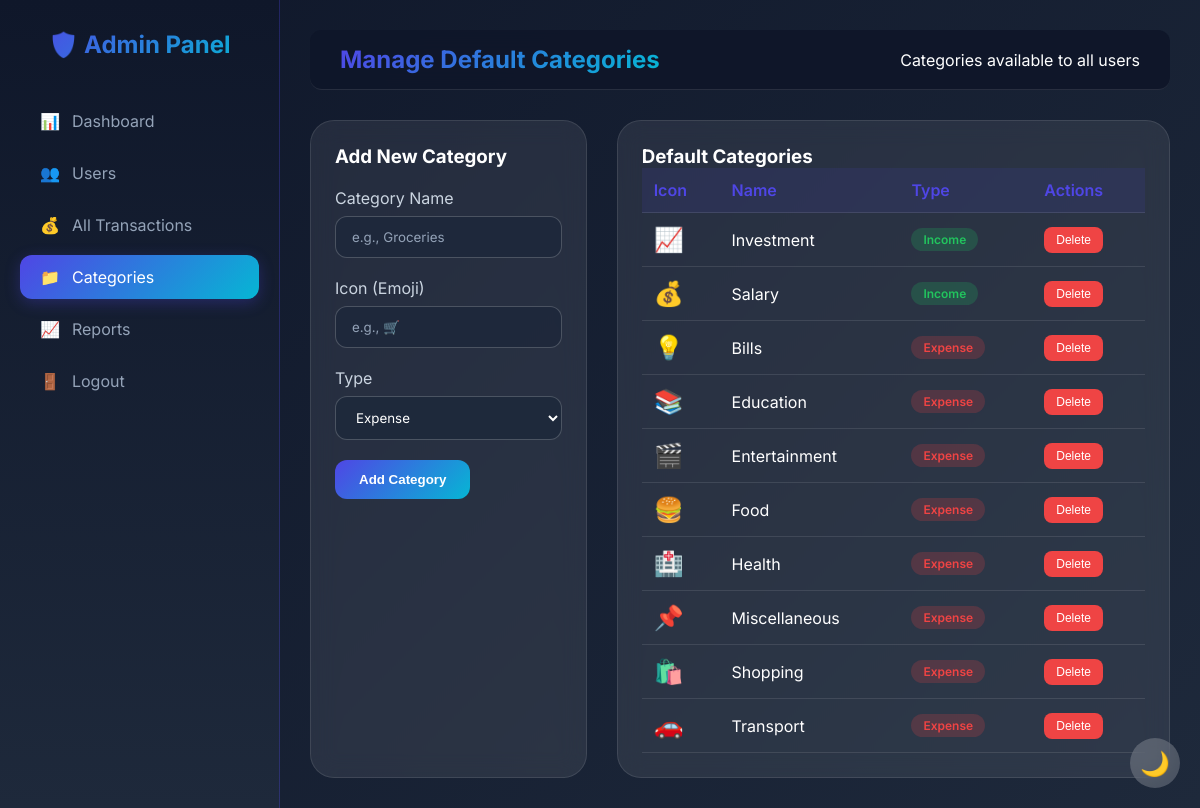
Screenshot of /admin/categories.php (signed in) with the database file from the repository.
### tables this page shows
CREATE TABLE categories (
    id INT PRIMARY KEY AUTO_INCREMENT,
    user_id INT NULL,
    name VARCHAR(50) NOT NULL,
    icon VARCHAR(50) DEFAULT '📁',
    color VARCHAR(7) DEFAULT '#4f46e5',
    type ENUM('income', 'expense') DEFAULT 'expense',
    FOREIGN KEY (user_id) REFERENCES users(id) ON DELETE CASCADE
);

### admin/categories.php (the view, shortened to what this page needs)
<?php
require_once __DIR__ . '/../db/config.php';
$categories = mysqli_query($conn, "SELECT * FROM categories WHERE user_id IS NULL ORDER BY type, name");
?>
<!DOCTYPE html>
<html lang="en">
<head>
    <link rel="stylesheet" href="../css/style.css">
    <link rel="stylesheet" href="../css/admin.css">
</head>
<body>
    <div class="sidebar admin-sidebar">
        <div class="logo">🛡️ Admin Panel</div>
        <nav>
            <a href="index.php" class="nav-item"><span>📊</span> Dashboard</a>
            <a href="users.php" class="nav-item"><span>👥</span> Users</a>
            <a href="transactions.php" class="nav-item"><span>💰</span> All Transactions</a>
            <a href="categories.php" class="nav-item active"><span>📁</span> Categories</a>
            <a href="reports.php" class="nav-item"><span>📈</span> Reports</a>
            <a href="logout.php" class="nav-item"><span>🚪</span> Logout</a>
        </nav>
    </div>
    <div class="main-content">
        <div class="admin-header">
            <h1>Manage Default Categories</h1>
            <div>Categories available to all users</div>
        </div>
        <div style="display: grid; grid-template-columns: 1fr 2fr; gap: 30px;">
            <div class="glass-card">
                <h3>Add New Category</h3>
                <form method="POST" style="margin-top: 20px;">
                    <div class="mb-20">
                        <label>Category Name</label>
                        <input type="text" name="name" required placeholder="e.g., Groceries">
                    </div>
                    <div class="mb-20">
                        <label>Icon (Emoji)</label>
                        <input type="text" name="icon" required placeholder="e.g., 🛒" maxlength="2">
                    </div>
                    <div class="mb-20">
                        <label>Type</label>
                        <select name="type" required>
                            <option value="expense">Expense</option>
                        </select>
                    </div>
                    <button type="submit" name="add_category" class="btn-primary">Add Category</button>
                </form>
            </div>
            <div class="glass-card">
                <h3>Default Categories</h3>
                <div class="table-container">
                    <table class="admin-table">
                        <thead>
                            <tr>
                                <th>Icon</th>
                                <th>Name</th>
                                <th>Type</th>
                                <th>Actions</th>
                            </tr>
                        </thead>
                        <tbody>
                            <?php while ($cat = mysqli_fetch_assoc($categories)): ?>
                            <tr>
                                <td style="font-size: 24px;"><?php echo $cat['icon']; ?></td>
                                <td><?php echo htmlspecialchars($cat['name']); ?></td>
                                <td>
                                    <span class="badge <?php echo $cat['type'] == 'income' ? 'badge-success' : 'badge-danger'; ?>">
                                        <?php echo ucfirst($cat['type']); ?>
                                    </span>
                                </td>
                                <td>
                                    <form method="POST" style="display: inline;" onsubmit="return confirm('Delete this category?')">
                                        <button type="submit" name="delete_category" class="btn-icon btn-delete">Delete</button>
                                    </form>
                                </td>
                            </tr>
                            <?php endwhile; ?>
                        </tbody>
                    </table>
                </div>
            </div>
        </div>
    </div>
    <div class="dark-mode-toggle" id="darkModeToggle">🌙</div>
</body>
</html>

### css/style.css (style rules this page uses)
* { margin: 0; padding: 0; box-sizing: border-box; }
body { font-family: 'Inter', sans-serif; background: linear-gradient(135deg, #0f172a 0%, #1e293b 100%); color: #fff; min-height: 100vh; }
.glass-card { background: rgba(255, 255, 255, 0.08); backdrop-filter: blur(12px); border-radius: 24px; border: 1px solid rgba(255, 255, 255, 0.1); padding: 24px; transition: all 0.3s ease; }
.sidebar { position: fixed; left: 0; top: 0; width: 280px; height: 100%; background: rgba(15, 23, 42, 0.95); backdrop-filter: blur(10px); border-right: 1px solid rgba(255, 255, 255, 0.1); padding: 30px 20px; transition: all 0.3s ease; z-index: 1000; }
.logo { font-size: 24px; font-weight: 700; background: linear-gradient(135deg, #4f46e5, #06b6d4); -webkit-background-clip: text; -webkit-text-fill-color: transparent; margin-bottom: 40px; text-align: center; }
.nav-item { display: flex; align-items: center; padding: 12px 20px; margin: 8px 0; border-radius: 12px; color: #94a3b8; text-decoration: none; transition: all 0.3s ease; gap: 12px; }
.nav-item.active { background: linear-gradient(135deg, #4f46e5, #06b6d4); color: #fff; box-shadow: 0 4px 15px rgba(79, 70, 229, 0.3); }
.main-content { margin-left: 280px; padding: 30px; }
.btn-primary { background: linear-gradient(135deg, #4f46e5, #06b6d4); border: none; padding: 12px 24px; border-radius: 12px; color: white; font-weight: 600; cursor: pointer; transition: all 0.3s ease; }
input, select, textarea { background: rgba(255, 255, 255, 0.1); border: 1px solid rgba(255, 255, 255, 0.2); padding: 12px 16px; border-radius: 12px; color: white; width: 100%; transition: all 0.3s ease; font-family: inherit; }
label { display: block; margin-bottom: 8px; color: #cbd5e1; }
.table-container { overflow-x: auto; }
table { width: 100%; border-collapse: collapse; }
th, td { padding: 12px; text-align: left; border-bottom: 1px solid rgba(255, 255, 255, 0.1); }
th { color: #4f46e5; font-weight: 600; }
.badge { padding: 4px 12px; border-radius: 20px; font-size: 12px; font-weight: 600; display: inline-block; }
.badge-success { background: rgba(34, 197, 94, 0.2); color: #22c55e; }
.badge-danger { background: rgba(239, 68, 68, 0.2); color: #ef4444; }
.dark-mode-toggle { position: fixed; bottom: 20px; right: 20px; background: rgba(255, 255, 255, 0.2); backdrop-filter: blur(10px); width: 50px; height: 50px; border-radius: 50%; display: flex; align-items: center; justify-content: center; cursor: pointer; z-index: 1000; transition: all 0.3s ease; font-size: 24px; }
.mb-20 { margin-bottom: 20px; }
select, input, textarea { background: rgba(30, 41, 59, 0.9); border: 1px solid rgba(255, 255, 255, 0.2); padding: 12px 16px; border-radius: 12px; color: #ffffff !important; width: 100%; transition: all 0.3s ease; font-family: inherit; }
select option { background: #1e293b; color: #ffffff; padding: 10px; }
input, select, textarea, .form-control { color: #ffffff !important; }
::placeholder { color: #94a3b8 !important; }
select, select *, .form-select, .filter-select, #filterType, #filterCategory, #filterMonth, .budget-select { color: #ffffff !important; background-color: #1e293b !important; }
select option, .form-select option { color: #ffffff !important; background-color: #0f172a !important; }

### css/admin.css (style rules this page uses)
.admin-sidebar { background: linear-gradient(180deg, #0f172a 0%, #1e293b 100%); border-right: 1px solid rgba(79, 70, 229, 0.3); }
.admin-header { background: rgba(15, 23, 42, 0.95); backdrop-filter: blur(10px); padding: 15px 30px; display: flex; justify-content: space-between; align-items: center; border-bottom: 1px solid rgba(255, 255, 255, 0.1); margin-bottom: 30px; border-radius: 12px; }
.admin-header h1 { font-size: 24px; background: linear-gradient(135deg, #4f46e5, #06b6d4); -webkit-background-clip: text; -webkit-text-fill-color: transparent; }
.admin-table { width: 100%; border-collapse: collapse; }
.admin-table th, .admin-table td { padding: 12px; text-align: left; border-bottom: 1px solid rgba(255, 255, 255, 0.1); }
.admin-table th { color: #4f46e5; font-weight: 600; background: rgba(79, 70, 229, 0.1); }
.btn-icon { padding: 6px 12px; border-radius: 8px; font-size: 12px; cursor: pointer; transition: all 0.3s ease; border: none; color: white; }
.btn-delete { background: #ef4444; }

### rows the page displays
categories: icon "📈", name "Investment", type "Income"
categories: icon "💰", name "Salary", type "Income"
categories: icon "💡", name "Bills", type "Expense"
categories: icon "📚", name "Education", type "Expense"
categories: icon "🎬", name "Entertainment", type "Expense"
categories: icon "🍔", name "Food", type "Expense"
categories: icon "🏥", name "Health", type "Expense"
categories: icon "📌", name "Miscellaneous", type "Expense"
categories: icon "🛍️", name "Shopping", type "Expense"
categories: icon "🚗", name "Transport", type "Expense"
